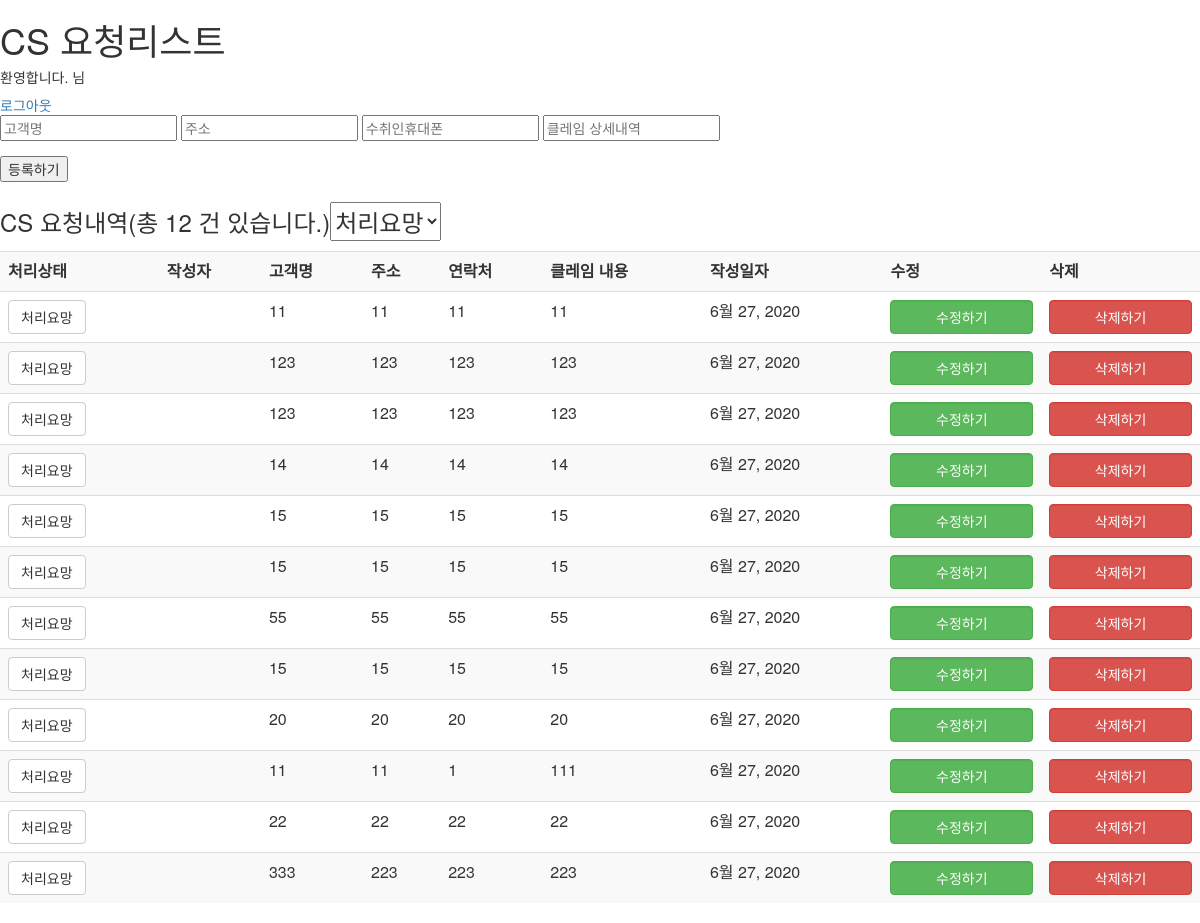
Page /cs/ (signed in) on the earlier database version.
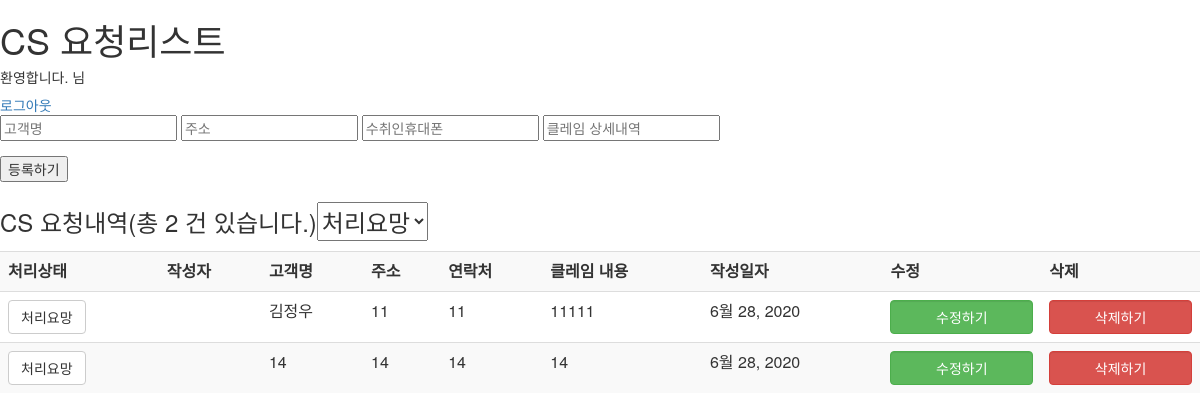
Same page on the later database version.
### cs/models.py (models this page shows, shortened)
class Request(models.Model):
    objects = models.Manager()
    author = models.ForeignKey(settings.AUTH_USER_MODEL, on_delete=models.CASCADE)
    name = models.CharField(max_length=20)
    address = models.CharField(max_length=50)
    phone_number = models.CharField(max_length=50)
    text = models.TextField()
    created_date = models.DateField(default=timezone.now)
    status = models.BooleanField(default=False)
    class Meta:
        ordering = ['status']

### cs/views.py (the view)
# urls.py: path('', views.CrudView.as_view(), name='crud_ajax'),
@method_decorator(login_required, name="dispatch")
class CrudView(ListView):
    model=Request
    template_name='cs/crud.html'
    context_object_name = 'request_datas'

### cs/templates/cs/crud.html (shortened to what this page needs)
{% extends 'cs/base.html' %}
{% load static %}
{% block title %}CS 요청리스트{% endblock %}
{% if user.is_authenticated %}
{% block content %}
<h5>환영합니다. {{user.first_name}}님</h5>
<a href='{% url "logout" %}'>로그아웃</a>
    <form id="addRequest"action="">
        <div class="form-group">
            <input type="text" name = "name" placeholder="고객명" required>
            <input type="text" name = "address" placeholder="주소" required>
            <input type="text" name = "phone_number" placeholder="수취인휴대폰" required>
            <input type="text" name = "text" placeholder="클레임 상세내역" required>
        </div>
        <button tyep="submit">등록하기</button>
    </form>
    <div>
        <h3>CS 요청내역(총 {{request_datas.count}} 건 있습니다.)<select id = "option_status" name="status">
            <option value="False">처리요망</option>
        </select></h3>
        <table id="request_table" class="table table-striped">
            <th>처리상태</th>
            <th>작성자</th>
            <th>고객명</th>
            <th>주소</th>
            <th>연락처</th>
            <th>클레임 내용</th>
            <th>작성일자</th>
            <th>수정</th>
            <th>삭제</th>
            {% if request_datas %}
            {% for request_data in request_datas %}
                <tr id="request_data-{{request_data.id}}" class = "{{request_data.status}}">
                    {% if not request_data.status %}
                        <td>
                            <button id="requestbutton-{{request_data.id}}" class="btn btn-default" onclick="edit_status('{{request_data.id}}')">처리요망</button>
                        </td>
                    {% else %}
                        <td>
                            <button id ="requestbutton-{{request_data.id}}" class="btn btn-primary" onclick="edit_status('{{request_data.id}}')" >처리완료</button>
                        </td>
                    {% endif %}
                    <td class = "request_author request_data" name="author">{{request_data.author.first_name}}</td>
                    <td class = "request_name request_data" name="name">{{request_data.name}}</td>
                    <td class = "request_address request_data" name="address">{{request_data.address}}</td>
                    <td class = "request_phone_number request_data" name="phone_number">{{request_data.phone_number}}</td>
                    <td class = "request_text request_data" name="text">{{request_data.text|linebreaksbr}}</td>
                    <td class = "request_created_date request_data" name="created_date">{{request_data.created_date}}</td>
                        <td>
                            <button class="btn btn-success form-control" onclick="edit_request_data('{{request_data.id}}')" data-toggle="modal" data-target="#myModal">수정하기</button>                        </td>
                        <td>
                            <button class="btn btn-danger form-control" onclick="delete_request_data('{{request_data.id}}')">삭제하기</button>
                        </td>
                </tr>
            {% endfor %}
            {% else %}
                클레임 내역이 없습니다.
            {% endif %}
        </table>
    </div>
    {% endblock %}
{% else %}
Permission denied
{% endif %}

Differences in the rows shown:
removed Request: name "11", address "11", phone_number "11", text "11", created_date "6월 27, 2020"
removed Request: name "123", address "123", phone_number "123", text "123", created_date "6월 27, 2020"
removed Request: name "123", address "123", phone_number "123", text "123", created_date "6월 27, 2020"
removed Request: name "14", address "14", phone_number "14", text "14", created_date "6월 27, 2020"
removed Request: name "15", address "15", phone_number "15", text "15", created_date "6월 27, 2020"
removed Request: name "15", address "15", phone_number "15", text "15", created_date "6월 27, 2020"
removed Request: name "55", address "55", phone_number "55", text "55", created_date "6월 27, 2020"
removed Request: name "15", address "15", phone_number "15", text "15", created_date "6월 27, 2020"
removed Request: name "20", address "20", phone_number "20", text "20", created_date "6월 27, 2020"
removed Request: name "11", address "11", phone_number "1", text "111", created_date "6월 27, 2020"
removed Request: name "22", address "22", phone_number "22", text "22", created_date "6월 27, 2020"
removed Request: name "333", address "223", phone_number "223", text "223", created_date "6월 27, 2020"
added Request: name "김정우", address "11", phone_number "11", text "11111", created_date "6월 28, 2020"
added Request: name "14", address "14", phone_number "14", text "14", created_date "6월 28, 2020"
Other differences:
{{ request_datas.count }}: "12" → "2"
